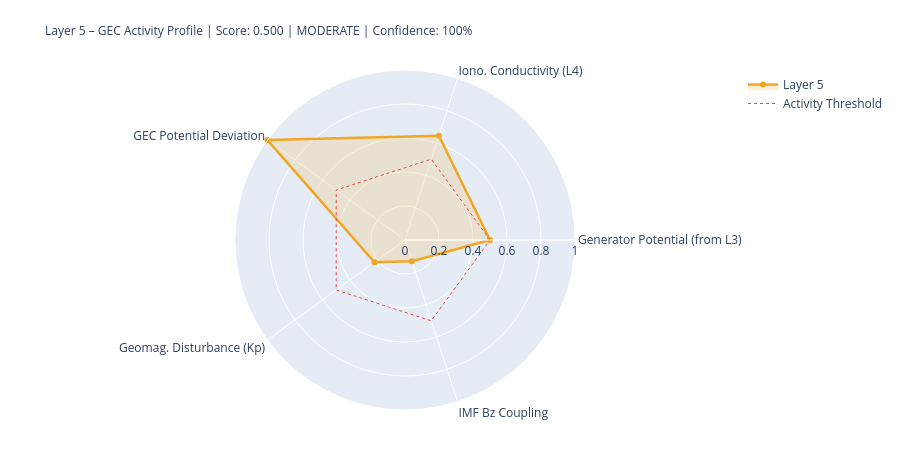

Source (notebook cell):
### Markdown cell above
---
## 5. State Assessment & Handoff to Layer 6

### Code cell
# ============================================================
# LAYER-5-SCORE
# ============================================================

# Components
# 1) Generator activity (Layer-3-driven)
gen_score = norm(generator_strength, 0.3, 2.0)
gen_src   = 'from_layer3' if l3_thunder_score is not None else 'estimated'

# 2) Ionospheric conductivity (Layer-4-driven)
iono_score = norm(iono_cond_factor, 0.7, 1.4)
iono_src   = 'from_layer4' if l4_ioniz is not None else 'estimated'

# 3) GEC potential deviation from reference
pot_score = norm(abs(delta_V_pct), 0, 30)  # 0 = at reference, 1 = 30% deviation
pot_src   = 'derived'

# 4) Geomagnetic disturbance (Kp) – modulates vertical currents
kp_score = norm(kp_val, 0, 9)
kp_src   = 'primary' if kp_now is not None else 'from_layer4'

# 5) IMF Bz coupling (southward = stronger M-I coupling → GEC influence)
bz_score = norm(-(bz_now or 0), -5, 30) if bz_now is not None else None
bz_src   = 'primary' if bz_now is not None else 'missing'

COMPONENTS = {
    'Generator Potential (from L3)':  {'score': gen_score,   'source': 'derived_from_layer3', 'dynamic': True},
    'Iono. Conductivity (L4)':      {'score': iono_score,  'source': iono_src, 'dynamic': True},
    'GEC Potential Deviation':      {'score': pot_score,   'source': pot_src,  'dynamic': True},
    'Geomag. Disturbance (Kp)':         {'score': kp_score,    'source': kp_src,   'dynamic': True},
    'IMF Bz Coupling':               {'score': bz_score,    'source': bz_src,   'dynamic': True},
}

available   = {k: v['score'] for k, v in COMPONENTS.items() if v['score'] is not None}
unavailable = [k for k, v in COMPONENTS.items() if v['score'] is None]
layer5_score = round(sum(available.values()) / len(available), 4) if available else None
confidence   = round(len(available) / len(COMPONENTS), 2)
level = ('unknown' if layer5_score is None
         else 'quiet'   if layer5_score < 0.3
         else 'moderate' if layer5_score < 0.6
         else 'active')
dominant_l5 = max(available, key=available.get) if available else 'none'

# Kp consistency: separate 1-min raw value from score value
kp_1m_raw   = kp_now          # directly from API (can be 0.0 during live measurement)
kp_for_score = kp_val          # from Layer-0 context or estimated value if needed
kp_score_src = kp_src

W = 68
print('=' * W)
print('LAYER 5 – GLOBAL ELECTRIC CIRCUIT – STATE ASSESSMENT')
print('=' * W)
for name, comp in COMPONENTS.items():
    s = comp['score']
    if s is not None:
        bar = '█' * int(s*20) + '░' * (20-int(s*20))
        print(f'  {name:<34} {bar}  {s:.3f}  [{comp["source"]}]')
    else:
        print(f'  {name:<34} {"─"*20}  n/a   [missing]')
print('-' * W)
print(f'  Score:         {layer5_score:.3f}  ({len(available)}/{len(COMPONENTS)} components)')
print(f'  Confidence:    {confidence:.0%}')
print(f'  Level:         {level.upper()}')
print(f'  Dominant:      {dominant_l5}')
print(f'  V_iono:        {V_iono_mod:.1f} kV  (Δ {delta_V_pct:+.1f}% vs. Ref)')
print(f'  I_total:       {I_total_mod:.1f} A   (Δ {delta_I_pct:+.1f}% vs. Ref)')
print('=' * W)

# Radar
cats   = list(available.keys())
vals_r = list(available.values())
if len(cats) >= 3:
    fig = go.Figure()
    fig.add_trace(go.Scatterpolar(
        r=vals_r + [vals_r[0]], theta=cats + [cats[0]],
        fill='toself', fillcolor='rgba(242,166,35,0.18)',
        line=dict(color='#F2A623', width=2.5), name='Layer 5'
    ))
    fig.add_trace(go.Scatterpolar(
        r=[0.5]*(len(cats)+1), theta=cats+[cats[0]],
        line=dict(color='#E24B4A', dash='dot', width=1),
        mode='lines', name='Activity Threshold'
    ))
    fig.update_layout(
        title=dict(
            text=f'Layer 5 – GEC Activity Profile | Score: {layer5_score:.3f} | {level.upper()} | Confidence: {confidence:.0%}',
            font=dict(size=12)
        ),
        polar=dict(radialaxis=dict(visible=True, range=[0,1])),
        height=450, showlegend=True,
        margin=dict(l=80, r=80, t=70, b=40)
    )
    fig.show()

### Figure 1 — Plotly figure (JSON) as saved in the notebook; plotly's stock layout.template omitted (floating-point values rounded to 4 significant figures)
{"data": [{"fill": "toself", "fillcolor": "rgba(242,166,35,0.18)", "line": {"color": "#F2A623", "width": 2.5}, "name": "Layer 5", "r": [0.5, 0.6454, 1.0, 0.2222, 0.1309, 0.5], "theta": ["Generator Potential (from L3)", "Iono. Conductivity (L4)", "GEC Potential Deviation", "Geomag. Disturbance (Kp)", "IMF Bz Coupling", "Generator Potential (from L3)"], "type": "scatterpolar"}, {"line": {"color": "#E24B4A", "dash": "dot", "width": 1}, "mode": "lines", "name": "Activity Threshold", "r": [0.5, 0.5, 0.5, 0.5, 0.5, 0.5], "theta": ["Generator Potential (from L3)", "Iono. Conductivity (L4)", "GEC Potential Deviation", "Geomag. Disturbance (Kp)", "IMF Bz Coupling", "Generator Potential (from L3)"], "type": "scatterpolar"}], "layout": {"height": 450, "margin": {"b": 40, "l": 80, "r": 80, "t": 70}, "polar": {"radialaxis": {"range": [0, 1], "visible": true}}, "showlegend": true, "title": {"font": {"size": 12}, "text": "Layer 5 – GEC Activity Profile | Score: 0.500 | MODERATE | Confidence: 100%"}}}
